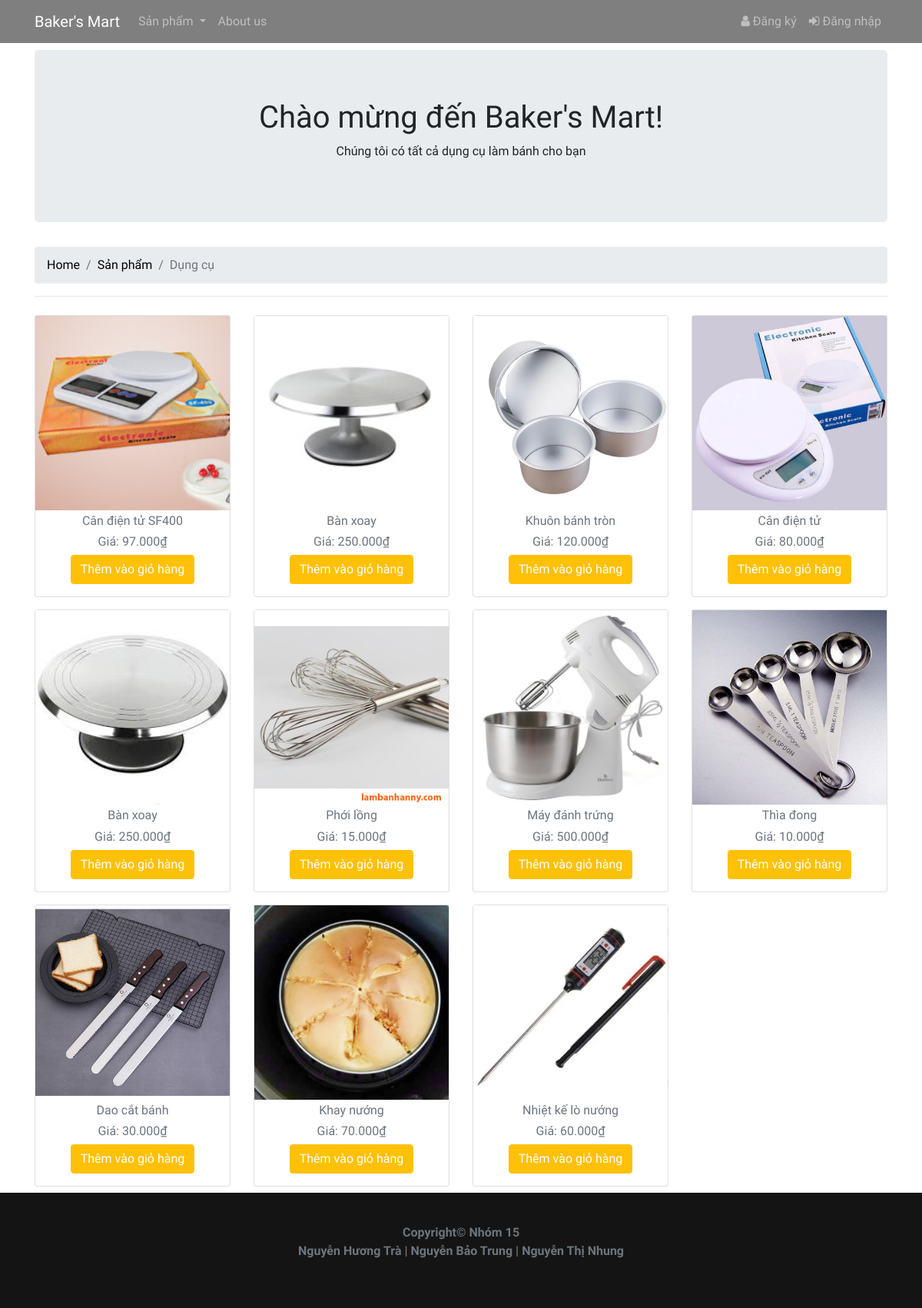
The app's page /category-tool.php with its own data.
### tables this page shows
CREATE TABLE `products` (
  `id` int(11) NOT NULL,
  `name` varchar(30) DEFAULT NULL,
  `price` int(20) NOT NULL,
  `image` varchar(255) NOT NULL,
  `brand` varchar(50) NOT NULL
);

### category-tool.php (the view, shortened to what this page needs)
<?php
require("includes/common.php");
$category = isset($_GET['category']) ? $_GET['category'] : '';
$query = "SELECT DISTINCT brand, id, name, price, image FROM products WHERE brand = 'dungcu'" . ($category ? " AND category = '$category'" : "");
$result = mysqli_query($con, $query);
?>
<!DOCTYPE html>
<html lang="en">
<head>
    <link rel="stylesheet" href="https://stackpath.bootstrapcdn.com/bootstrap/4.1.3/css/bootstrap.min.css">
    <link href="https://stackpath.bootstrapcdn.com/font-awesome/4.7.0/css/font-awesome.min.css" rel="stylesheet">
    <link rel="stylesheet" href="style.css">
</head>
<body>
<?php
include 'includes/header_menu.php';
include 'includes/check-if-added.php';
?>
<div class="container" style="margin-top:65px">
    <div class="jumbotron text-center">
        <h1>Chào mừng đến Baker's Mart!</h1>
        <p>Chúng tôi có tất cả dụng cụ làm bánh cho bạn</p>
    </div>
    <nav aria-label="breadcrumb">
        <ol class="breadcrumb">
            <li class="breadcrumb-item"><a href="index.php">Home</a></li>
            <li class="breadcrumb-item"><a href="products.php">Sản phẩm</a></li>
            <li class="breadcrumb-item active" aria-current="page">Dụng cụ</li>
        </ol>
    </nav>
    <hr/>
    <div class="row text-center" id="products">
        <?php while ($row = mysqli_fetch_assoc($result)) { ?>
            <div class="col-md-3 col-6 py-2">
                <div class="card">
                    <img src="images/<?php echo $row['image']; ?>" alt="" class="img-fluid pb-1">
                    <div class="figure-caption">
                        <h6><?php echo $row['name']; ?></h6>
                        <h6>Giá: <?php echo number_format($row['price'], 0, ',', '.'); ?>₫</h6>
                        <?php if (!isset($_SESSION['email'])) { ?>
                            <p><a href="index.php#login" role="button" class="btn btn-warning text-white">Thêm vào giỏ hàng</a></p>
                        <?php } else {
                            if (check_if_added_to_cart($row['id'])) {
                                echo '<p><a href="#" class="btn btn-warning text-white" disabled>Added to cart</a></p>';
                            } else { ?>
                                <p><a href="cart-add.php?id=<?php echo $row['id']; ?>" class="btn btn-warning text-white">Thêm vào giỏ hàng</a></p>
                            <?php }
                        } ?>
                    </div>
                </div>
            </div>
        <?php } ?>
    </div>
</div>
 <?php include 'includes/footer.php' ?>
</body>
</html>

### style.css (style rules this page uses)
html { position: relative; min-height: 100%; }
body { overflow-x:hidden; max-width: 100%; margin:0; margin-bottom: 150px; }
body, h1, h2, h3, h4, h5, h6 { font-family: 'Andika'; }
.container a { color:black; }

### records on screen
products: image (picture), name "Cân điện tử SF400", price "97.000"
products: image (picture), name "Bàn xoay", price "250.000"
products: image (picture), name "Khuôn bánh tròn", price "120.000"
products: image (picture), name "Cân điện tử", price "80.000"
products: image (picture), name "Bàn xoay", price "250.000"
products: image (picture), name "Phới lồng", price "15.000"
products: image (picture), name "Máy đánh trứng", price "500.000"
products: image (picture), name "Thìa đong", price "10.000"
products: image (picture), name "Dao cắt bánh", price "30.000"
products: image (picture), name "Khay nướng", price "70.000"
products: image (picture), name "Nhiệt kế lò nướng", price "60.000"
